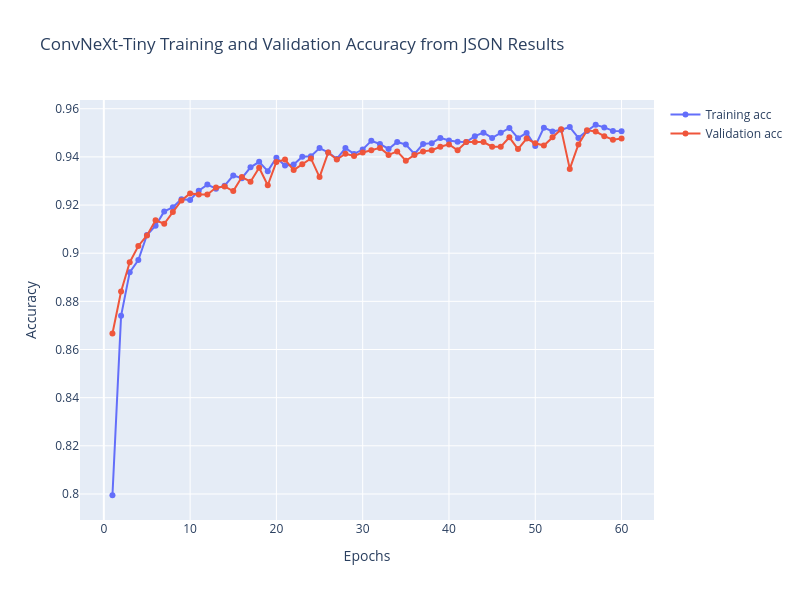

Notebook cell for this chart:
### Code cell
# Displaying learning and validation curves if available in notebook variables and outputs
plot_history(
    convnext_b16_json_results["history"],
    "ConvNeXt-Tiny Training and Validation Accuracy from JSON Results",
)
